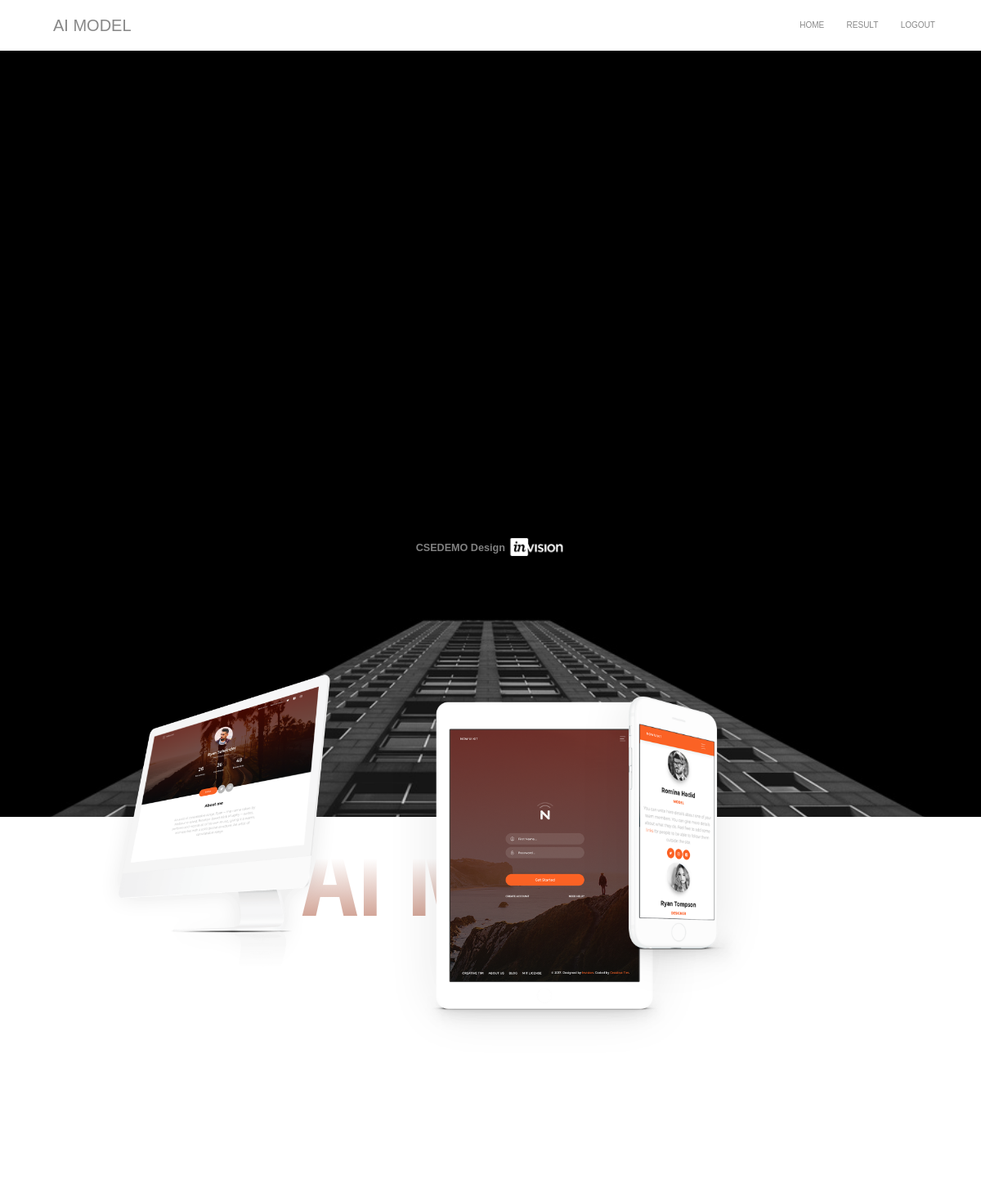
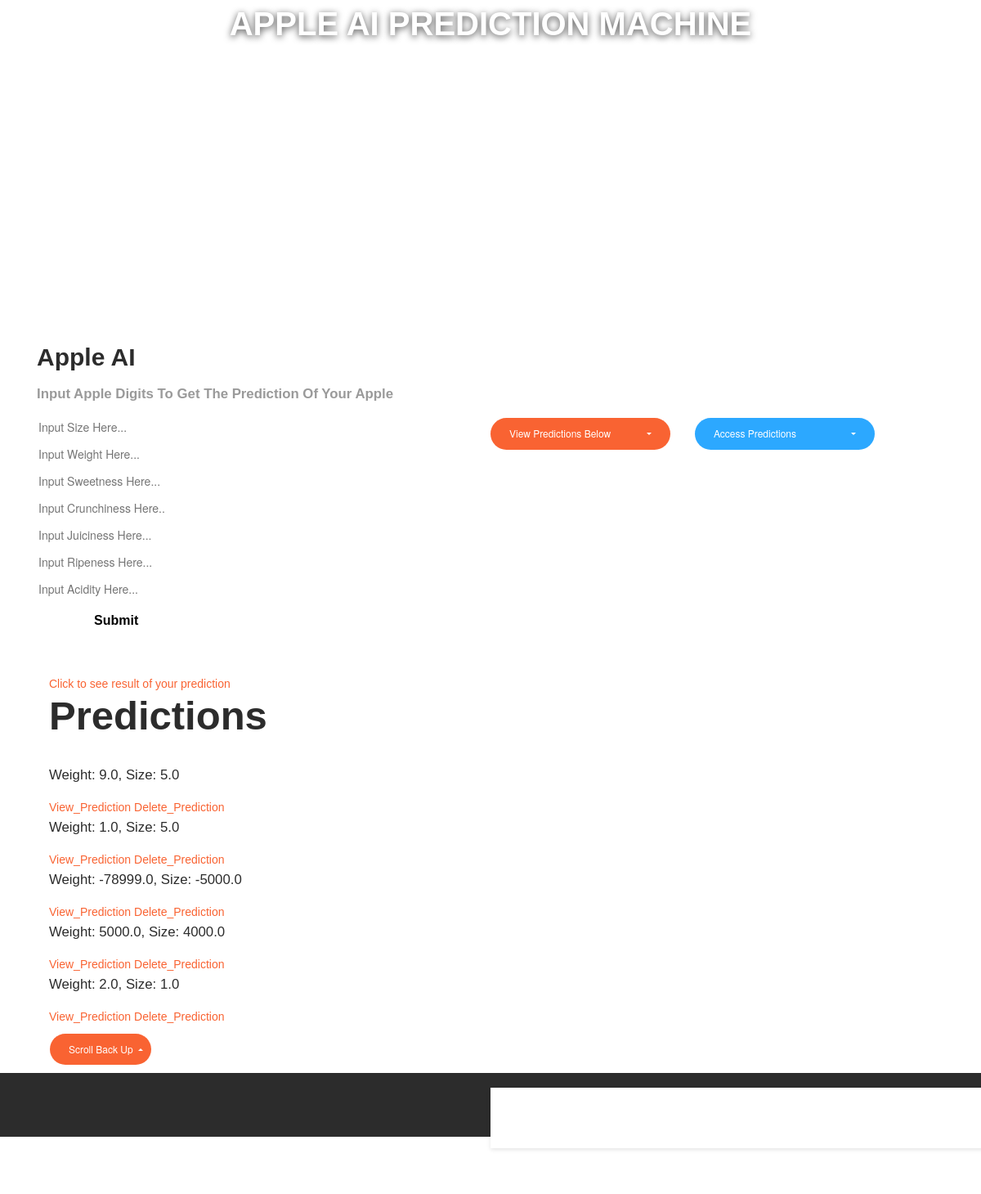
/accounts/ (signed in), run on the app's committed database (2 pictures, top to bottom).
### accounts/models.py (models this page shows)
class Prediction(models.Model):
    Size = models.FloatField()
    Weight = models.FloatField()
    Sweetness = models.FloatField()
    Crunchiness = models.FloatField()
    Juiciness = models.FloatField()
    Ripeness = models.FloatField()
    Acidity = models.FloatField()
    time_date = models.DateTimeField(default=timezone.now)
    PredictionResult = models.CharField(blank=True, null=True, max_length=30)
    user = models.ForeignKey(User, default=None, on_delete=models.CASCADE)

### accounts/views.py (the view, shortened to what this page needs)
# urls.py: path('', views.home, name='home'),
@login_required
def home(request):
    selected_fields = Prediction.objects.filter(user=request.user).values(
        'id', 'Size', 'Weight', 'Sweetness', 'Crunchiness', 'Juiciness', 'Ripeness', 'Acidity'
    )
    user_id = request.user.id if isinstance(request.user, AnonymousUser) else None
    return render(request, 'index.html', {'selected_fields': selected_fields, 'user_id': user_id})

### accounts/templates/index.html (shortened to what this page needs)
<!DOCTYPE html>
<html lang="en"><head>
{% load static %}
<link href="./Now UI Kit Pro by Creative Tim_files/css" rel="stylesheet">
<link rel="stylesheet" href="{% static 'all.css' %}">
<link href="{% static 'bootstrap.min.css' %}" rel="stylesheet">
<link href="{% static 'now-ui-kit.minc8c4.css' %}" rel="stylesheet">
<link href="{% static 'demo.css' %}" rel="stylesheet">
</head>
<body class="index-page sidebar-collapse">
<nav class="navbar navbar-expand-lg bg-white fixed-top " color-on-scroll="500" >
  <div class="container" style="height: fit-content;">
      <div class="navbar-translate">
          <a class="navbar-brand" style="font-family: 'Gill Sans', 'Gill Sans MT', Calibri, 'Trebuchet MS', sans-serif; font-size: 20px;" href="#" rel="tooltip" title="" data-placement="bottom" target="_blank" data-original-title="Designed by Invision. Coded by Creative Tim">
              AI MODEL
          </a>
      </div>
      <div class="navbar-nav">
          {% if user.is_authenticated %}
          <li class="nav-item"><a href="{% url 'home' %}" class="nav-link">Home</a></li>
          <li class="nav-item"><a href="{% url 'result' %}" class="nav-link">Result</a></li>
          <li class="nav-item"><a href="{% url 'logout' %}" class="nav-link">Logout</a></li>
          {% else %}
          <li class="nav-item"><a href="{% url 'register' %}" class="nav-link">Register</a></li>
          <li class="nav-item"><a href="{% url 'login' %}" class="nav-link">Login</a></li>
          {% endif %}
      </div>
  </div>
</nav>
<div class="wrapper"><div class="page-header clear-filter" filter-color="orange">
<div class="rellax-header rellax-header-sky" data-rellax-speed="-4">
<div class="page-header-image" style="background: black;">
</div>
</div>
<div class="rellax-header rellax-header-buildings" data-rellax-speed="0">
<img class="page-header-image page-header-city" src="{% static 'coool.jpg'%}" alt="" style="object-fit: cover;">
</div>
</div>
<div class="rellax-text-container">
<h1 class="h1-seo rellax-text" data-rellax-speed="-1">AI MODEL</h1>
</div>
<h3 class="h3-description rellax-text" data-rellax-speed="-1" style="color: white; font-weight: bolder; font-size: 40px; font-family: 'Gill Sans', 'Gill Sans MT', Calibri, 'Trebuchet MS', sans-serif; ">APPLE AI PREDICTION MACHINE</h3>
<h6 class="category category-absolute rellax-text" data-rellax-speed="-1">CSEDEMO Design <a href="#" target="_blank"><img src="{% static 'invision-white-slim.png'%}" class="invision-logo"></a></h6>
</div>
<div class="main">
<div class="section section-images">
<div class="container">
<div class="row">
<div class="col-md-12">
<div class="hero-images-container">
<img src="{% static 'hero-image-1.png'%}" alt="">
</div>
<div class="hero-images-container-1">
<img src="{% static 'hero-image-2.png'%}" alt="">
</div>
<div class="hero-images-container-2">
<img src="{% static 'hero-image-3.png'%}" alt="">
</div>
</div>
</div>
</div>
</div>
<div class="section section-basic" id="basic-elements">
<div class="container">
<div id="inputs">
<h4 style=" font-weight: bolder; font-size: 30px; font-family: 'Gill Sans', 'Gill Sans MT', Calibri, 'Trebuchet MS', sans-serif; ">Apple AI</h4>
<p class="category">Input Apple Digits To Get The Prediction Of Your Apple</p>
<div class="row">
<form class="col-sm-6 col-lg-3 form-group" action="{% url 'home' %}" method="post">
<input class="form-group" type="number" value="" placeholder="Input Size Here..." class="form-control" name="Size" style=" border: none;" required>
<input class="form-group" type="number" value="" placeholder="Input Weight Here..." class="form-control" name="Weight" style=" border: none;" required>
<input class="form-group" type="number" value="" placeholder="Input Sweetness Here..." class="form-control" name="Sweetness" style=" border: none;" required>
<input class="form-group" type="number" value="" placeholder="Input Crunchiness Here..." class="form-control" name="Crunchiness" style=" border: none;" required>
<input class="form-group" type="number" value="" placeholder="Input Juiciness Here..." class="form-control" name="Juiciness" style=" border: none;" required>
<input class="form-group" type="number" value="" placeholder="Input Ripeness Here..." class="form-control" name="Ripeness" style=" border: none;" required>
<input class="form-group" type="number" value="" placeholder="Input Acidity Here..." class="form-control" name="Acidity" style=" border: none;" required>
<input class="form-group" type="submit" style=" background-color: transparent; /* Green */
border: none;
font-weight: bold;
color: black;
padding: 5px 70px;
text-align: center;
text-decoration: none;
display: inline-block;
font-size: 16px;
font-weight: bolder;  font-family: 'Gill Sans', 'Gill Sans MT', Calibri, 'Trebuchet MS', sans-serif;">
</form>
<div class="col-sm-6 col-lg-3">
</div>
<div class="row">
<div class="col-lg-6 col-md-8 col-sm-5">
<div class="dropdown bootstrap-select"><button type="button" class="dropdown-toggle btn btn-primary btn-round btn-block" data-toggle="dropdown" role="button" title="Single Option"><div class="filter-option"><div class="filter-option-inner"><div class="filter-option-inner-inner">View Predictions Below</div></div> </div></button></div>
</div>
<div class="col-lg-6 col-md-8 col-sm-5">
<div class="dropdown bootstrap-select show-tick"><button type="button" class="dropdown-toggle bs-placeholder btn btn-info btn-round btn-block" data-toggle="dropdown" role="button" title="Choose City"><div class="filter-option"><div class="filter-option-inner"><div class="filter-option-inner-inner">Access Predictions</div></div> </div></button></div>
</div>
</div>
</div>
<div class="col-md-4">
<div class="title">
</div>
<a href="{% url 'result' %}">Click to see result of your prediction</a>
<h1 style=" font-weight: bolder; font-family: 'Gill Sans', 'Gill Sans MT', Calibri, 'Trebuchet MS', sans-serif; ">Predictions</h1>
{% if user.is_authenticated %}
{% for item in selected_fields %}
   <p>Weight: {{ item.Weight }}, Size: {{ item.Size }}</p><a href="{% url 'posts' pk_test=item.id %}">View_Prediction</a>
    {% if item.id %}
        <a href="{% url 'delete' list_id=item.id %}">Delete_Prediction</a>
    {% endif %}
{% endfor %}
{% else %}
    <p>User is not authenticated</p>
{% endif %}
<div class="row">
<div class="col-lg-5 col-md-8">
<div class="dropup">
<button class="btn btn-primary btn-round dropdown-toggle btn-block" id="navbarDropdownMenuLink" data-toggle="dropdown" aria-haspopup="true" aria-expanded="false">
Scroll Back Up
</button>
</div>
</div>
</div>
</div>
</div>
</div>
<footer class="footer" data-background-color="black">
<div class=" container ">
<nav>
<ul>
<li>
<a href="#">
</a>
</li>
<li>
<a href="#">
</a>
</li>
<li>
<a href="#">
</a>
</li>
</ul>
</nav>
<div class="copyright" id="copyright">
© <script>document.getElementById('copyright').appendChild(document.createTextNode(new Date().getFullYear()))</script>Designed by <a href="#" target="_blank">Invision</a>. Coded by <a href="#" target="_blank">Creative Tim</a>.
</div>
</div>
</footer>
</div>
</div></body></html>

### accounts/static/demo.css (style rules this page uses)
.presentation-page .rellax-text-container,.index-page .rellax-text-container { max-width:1003px;margin:0 auto;text-align:center;position:relative;top:24% }
.presentation-page .rellax-text-container .h1-seo,.index-page .rellax-text-container .h1-seo { font-size:16.8em;text-transform:uppercase;font-weight:700;font-family:open sans condensed,sans-serif;z-index:1;letter-spacing:-10px;text-align:center;background:#ffedea;background:-moz-linear-gradient(top,#FFFFFF 35%,#c38775 100%);background:-webkit-linear-gradient(top,#FFFFFF 35%,#c38775 100%);background:linear-gradient(to bottom,#FFFFFF 35%,#c38775 100%);-webkit-background-clip:text;-webkit-text-fill-color:transparent }
.presentation-page .page-header-city,.index-page .page-header-city { background-size:cover;background-position:top;top:25.5%;background-repeat:no-repeat }
.presentation-page .h3-description,.index-page .h3-description { z-index:3;top:50%;position:absolute;width:100%;text-align:center;text-shadow:0 2px 8px rgba(0,0,0,.71) }
.presentation-page .category-absolute,.index-page .category-absolute { z-index:3 }
.presentation-page .rellax-header,.index-page .rellax-header { position:absolute;height:100%;width:100% }
.presentation-page .rellax-header-sky,.index-page .rellax-header-sky { z-index:0;height:50% }
.presentation-page .rellax-header-buildings,.index-page .rellax-header-buildings { z-index:2 }
.presentation-page .page-header,.index-page .page-header { background:#d0aea8 }
.index-page .rellax-text-container { top:22% }
.index-page .rellax-text-container .h1-seo { letter-spacing:-3px;font-size:10.3em }
@media only screen and (min-device-width:768px) and (max-device-width:1024px) { .index-page .category-absolute { top:90vh } }
@media only screen and (min-device-width:768px) and (max-device-width:1024px) { .footer ul { text-align:left } }
@media only screen and (min-device-width:768px) and (max-device-width:1024px) and (orientation:portrait) { .section-images .hero-images-container,.section-images .hero-images-container-1,.section-images .hero-images-container-2 { margin-top:-15vh;margin-left:80px } }
@media only screen and (min-device-width:768px) and (max-device-width:1024px) and (orientation:portrait) { .section-images .hero-images-container { max-width:300px } }
@media only screen and (min-device-width:768px) and (max-device-width:1024px) and (orientation:portrait) { .section-images .hero-images-container-1 { right:28%;top:40% } }
@media only screen and (min-device-width:768px) and (max-device-width:1024px) and (orientation:portrait) { .section-images .hero-images-container-2 { right:21%;top:55% } }
@media only screen and (min-device-width:768px) and (max-device-width:1024px) and (orientation:portrait) { .index-page .category-absolute { top:90vh } }
.invision-logo { max-width:70px;top:-2px;position:relative }
@media (max-width:1200px) and (min-width:991px) { .presentation-page .rellax-text-container,.index-page .rellax-text-container { max-width:900px;top:27% } }
@media (max-width:1200px) and (min-width:991px) { .index-page .rellax-text-container { top:23% } }
@media (max-width:1200px) and (min-width:991px) { .index-page .rellax-text-container .h1-seo { font-size:9em } }
.section-basic { padding-top:0 }
.section-images { padding-bottom:0;z-index:2 }

### accounts/templates/index.html (style rules this page uses)
body { margin: 0; font-family: 'Gill Sans', 'Gill Sans MT', Calibri, 'Trebuchet MS', sans-serif; }
nav { background-color: #fff; padding: 15px; box-shadow: 0 2px 5px rgba(0, 0, 0, 0.1); position: fixed; width: 100%; z-index: 1000; }
nav a { text-decoration: none; color: #333; padding: 10px 20px; }
.navbar-brand { font-size: 20px; }

### data on the page
Prediction: Weight "9.0", Size "5.0", shows "Delete_Prediction"
Prediction: Weight "1.0", Size "5.0", shows "Delete_Prediction"
Prediction: Weight "-78999.0", Size "-5000.0", shows "Delete_Prediction"
Prediction: Weight "5000.0", Size "4000.0", shows "Delete_Prediction"
Prediction: Weight "2.0", Size "1.0", shows "Delete_Prediction"
